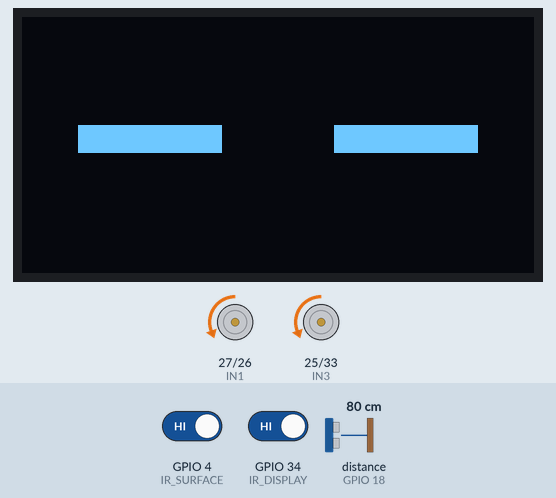
A sketch run on a simulated ESP32. Parts: 128×64 one-colour display, motor-driver pin pairs drawn as motors (green arrow = first pin HIGH = forward, orange = second pin HIGH = backward, longer = more drive, scaled by the enable pin). The inputs (shaded band) are chosen by the test bench; at power-on: GPIO 34 (IR_DISPLAY) HIGH, GPIO 4 (IR_SURFACE) HIGH, distance to the obstacle (sensor on GPIO 18) 80 cm. The echo pulse lasts 58.3 µs per cm.

Above: at 4.6 s.
4.7 s: GPIO 34 (IR_DISPLAY) driven LOW
At 10.3 s:
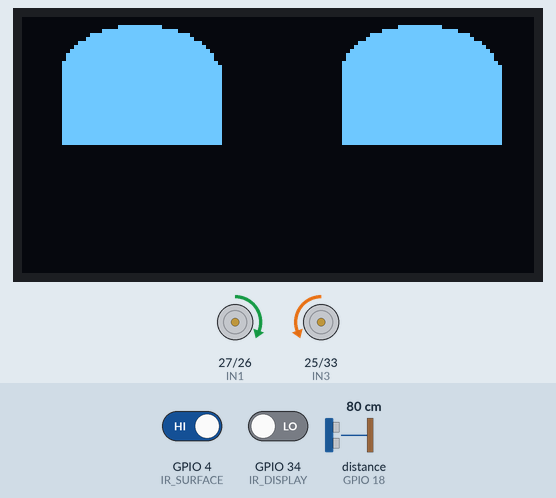
13.0 s: GPIO 4 (IR_SURFACE) driven LOW
At 13.9 s:
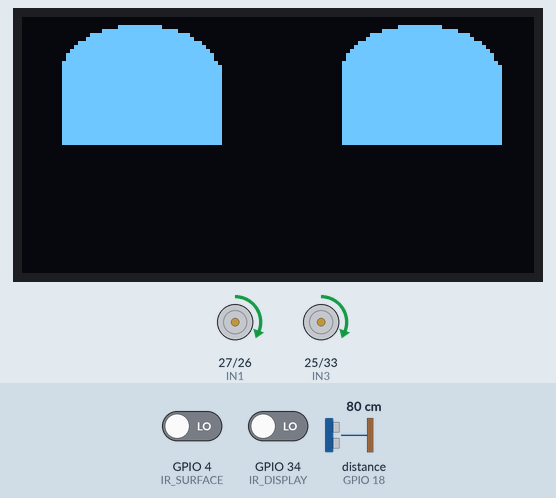
15.6 s: GPIO 4 (IR_SURFACE) driven HIGH
At 17.4 s:
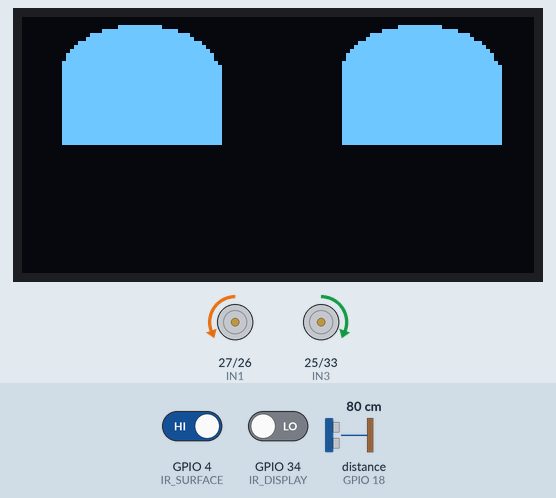
Timing chart, 0 to 25.4 s (numbered marks = the images above; inputs shaded):
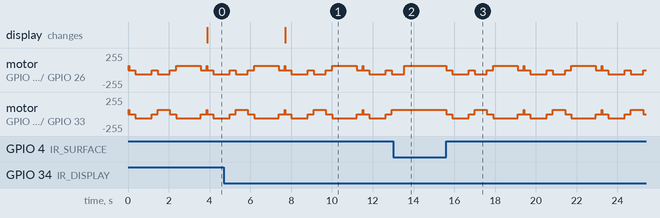

The sketch:

final_petrobot.ino
```cpp
#include <NewPing.h>
#include <U8g2lib.h>
#include <Wire.h>

#define ENA 14
#define ENB 12
#define IN1 27
#define IN2 26
#define IN3 25
#define IN4 33

#define TRIG 5
#define ECHO 18
#define IR_SURFACE 4
#define IR_DISPLAY 34

NewPing sonar(TRIG, ECHO, 200);
U8G2_SSD1306_128X64_NONAME_F_HW_I2C u8g2(U8G2_R0, /* reset=*/ U8X8_PIN_NONE);

const int speedValue = 64; // 25% of 255 ≈ 64
bool tryLeftFirst = true;

void setup() {
  Serial.begin(115200);
  pinMode(ENA, OUTPUT); pinMode(ENB, OUTPUT);
  pinMode(IN1, OUTPUT); pinMode(IN2, OUTPUT);
  pinMode(IN3, OUTPUT); pinMode(IN4, OUTPUT);
  pinMode(IR_SURFACE, INPUT);
  pinMode(IR_DISPLAY, INPUT);

  u8g2.begin();
  analogWrite(ENA, speedValue);
  analogWrite(ENB, speedValue);

  moveForward();
}

void loop() {
  handleEyes();
  int surface = digitalRead(IR_SURFACE);

  if (surface == LOW) {
    int distance = sonar.ping_cm();

    if (distance > 0 && distance < 20) {
      stopCar(); delay(300);

      moveReverse(); delay(800);
      stopCar(); delay(300);

      tryAlternativePath();
      moveForward();
    } else {
      moveForward();
    }
  } else {
    stopCar(); delay(300);

    moveReverse(); delay(800);
    stopCar(); delay(300);

    tryBothTurnsForSurface();
    moveForward();
  }
}

void tryAlternativePath() {
  if (tryLeftFirst) {
    turnLeft(); delay(600);
    if (sonar.ping_cm() < 20) {
      turnRight(); delay(1200);
    }
    tryLeftFirst = false;
  } else {
    turnRight(); delay(600);
    if (sonar.ping_cm() < 20) {
      turnLeft(); delay(1200);
    }
    tryLeftFirst = true;
  }
}

void tryBothTurnsForSurface() {
  // Try turning left first
  turnLeft(); delay(600);
  if (digitalRead(IR_SURFACE) == HIGH) {
    stopCar(); delay(300);
    turnRight(); delay(1200);
    stopCar(); delay(300);
  }
}

void moveForward() {
  analogWrite(ENA, speedValue);
  analogWrite(ENB, speedValue);
  digitalWrite(IN1, HIGH); digitalWrite(IN2, LOW);
  digitalWrite(IN3, HIGH); digitalWrite(IN4, LOW);
}

void moveReverse() {
  analogWrite(ENA, speedValue);
  analogWrite(ENB, speedValue);
  digitalWrite(IN1, LOW); digitalWrite(IN2, HIGH);
  digitalWrite(IN3, LOW); digitalWrite(IN4, HIGH);
}

void turnLeft() {
  analogWrite(ENA, speedValue);
  analogWrite(ENB, speedValue);
  digitalWrite(IN1, LOW); digitalWrite(IN2, HIGH);
  digitalWrite(IN3, HIGH); digitalWrite(IN4, LOW);
}

void turnRight() {
  analogWrite(ENA, speedValue);
  analogWrite(ENB, speedValue);
  digitalWrite(IN1, HIGH); digitalWrite(IN2, LOW);
  digitalWrite(IN3, LOW); digitalWrite(IN4, HIGH);
}

void stopCar() {
  analogWrite(ENA, 0);
  analogWrite(ENB, 0);
  digitalWrite(IN1, LOW); digitalWrite(IN2, LOW);
  digitalWrite(IN3, LOW); digitalWrite(IN4, LOW);
}

// OLED Animation
enum EyeState { EYE_OPEN, EYE_CLOSE, EYE_IDLE };
EyeState eyeState = EYE_IDLE;
unsigned long previousMillis = 0;
const long interval1 = 1000;
const long interval2 = 300;

void handleEyes() {
  int read = digitalRead(IR_DISPLAY);
  unsigned long currentMillis = millis();

  if (read == 0) {
    eye_up();
    eyeState = EYE_IDLE;
    previousMillis = currentMillis;
  } else {
    switch (eyeState) {
      case EYE_IDLE:
        eye_open();
        previousMillis = currentMillis;
        eyeState = EYE_CLOSE;
        break;
      case EYE_CLOSE:
        if (currentMillis - previousMillis >= interval1) {
          eye_close();
          previousMillis = currentMillis;
          eyeState = EYE_OPEN;
        }
        break;
      case EYE_OPEN:
        if (currentMillis - previousMillis >= interval2) {
          eye_open();
          previousMillis = currentMillis;
          eyeState = EYE_IDLE;
        }
        break;
    }
  }
}

void eye_up() {
  u8g2.clearBuffer();
  u8g2.setBitmapMode(1);
  u8g2.drawBox(80, 12, 40, 20);
  u8g2.drawBox(10, 12, 40, 20);
  u8g2.drawFilledEllipse(99.5, 13, 19.5, 11);
  u8g2.drawFilledEllipse(29.5, 13, 19.5, 11);
  u8g2.sendBuffer();
}

void eye_open() {
  u8g2.clearBuffer();
  u8g2.setBitmapMode(1);
  u8g2.drawBox(14, 13, 36, 36);
  u8g2.drawBox(78, 13, 36, 36);
  u8g2.sendBuffer();
}

void eye_close() {
  u8g2.clearBuffer();
  u8g2.setBitmapMode(1);
  u8g2.drawBox(14, 27, 36, 7);
  u8g2.drawBox(78, 27, 36, 7);
  u8g2.sendBuffer();
}
```

Measured:
- after the input at 4.7 s, the display: changes after 3.0 s (image 1)
- after the input at 13.0 s, motor on GPIO 25 (IN3) / GPIO 33 (IN4): stays forward 64/255 (without the input it goes to stopped after 0.53 s)
- by itself, motor on GPIO 27 (IN1) / GPIO 26 (IN2): repeats every 3.8 s: backward 64/255 0.60 s, stopped 0.30 s, forward 64/255 1.2 s, stopped 0.30 s, forward 64/255 0.03 s, stopped 0.30 s, backward 64/255 0.80 s, stopped 0.30 s
- by itself, motor on GPIO 25 (IN3) / GPIO 33 (IN4): repeats every 3.8 s: forward 64/255 0.60 s, stopped 0.30 s, backward 64/255 1.2 s, stopped 0.30 s, forward 64/255 0.03 s, stopped 0.30 s, backward 64/255 0.80 s, stopped 0.30 s
